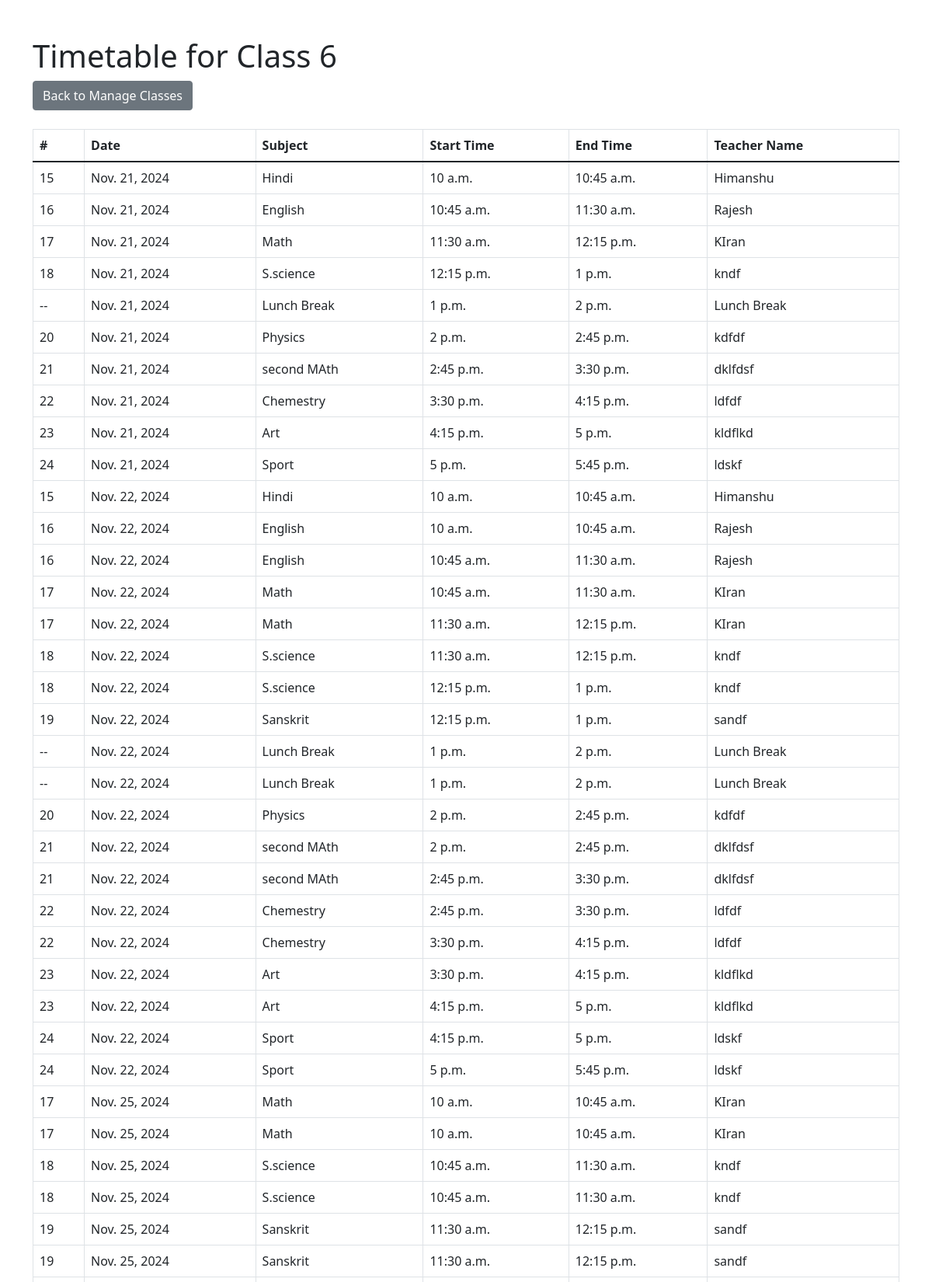
/class/5/view-timetable/ (upper part), run on the app's committed database.
### timetable/models.py (models this page shows, shortened)
class Class(models.Model):
    name = models.CharField(max_length=100)
    start_date = models.DateField()
    start_time = models.TimeField()
    end_time = models.TimeField()
    lunch_start = models.TimeField(null=True, blank=True)
    lunch_end = models.TimeField(null=True, blank=True)
    period_duration = models.IntegerField(
        help_text="Duration of each period in minutes",
        default=45
    )

class Timetable(models.Model):
    class_assigned = models.ForeignKey(Class, on_delete=models.CASCADE, related_name="timetables")
    subject = models.ForeignKey(Subject, on_delete=models.CASCADE, related_name="timetables", null=True, blank=True)
    date = models.DateField(help_text="Date of the timetable entry")
    start_time = models.TimeField(help_text="Start time of the period")
    end_time = models.TimeField(help_text="End time of the period")
    teacher_name = models.CharField(max_length=100, help_text="Teacher assigned for this period", null=True, blank=True)

class Subject(models.Model):
    name = models.CharField(max_length=100, help_text="Subject name")
    teacher_name = models.CharField(max_length=100, help_text="Teacher assigned to the subject")
    total_hours = models.PositiveIntegerField(help_text="Total hours for the subject per year")
    class_assigned = models.ForeignKey(Class, on_delete=models.CASCADE, related_name="subjects")

### timetable/views.py (the view)
# urls.py: path('class/<int:class_id>/view-timetable/', views.view_timetable, name='view_timetable'),
def view_timetable(request, class_id):
    school_class = get_object_or_404(Class, id=class_id)
    timetables = Timetable.objects.filter(class_assigned=school_class).order_by('date', 'start_time')
    return render(request, 'admin_dashboard/view_timetable.html', {
        'class': school_class,
        'timetables': timetables,
    })

### templates/admin_dashboard/view_timetable.html (shortened to what this page needs)
<!DOCTYPE html>
<html lang="en">
<head>
    <link href="https://cdn.jsdelivr.net/npm/bootstrap@5.1.3/dist/css/bootstrap.min.css" rel="stylesheet">
</head>
<body>
    <div class="container mt-5">
        <h1>Timetable for {{ class.name }}</h1>
        <a href="{% url 'manage_classes' %}" class="btn btn-secondary mb-4">Back to Manage Classes</a>
        <table class="table table-bordered">
            <thead>
                <tr>
                    <th>#</th>
                    <th>Date</th>
                    <th>Subject</th>
                    <th>Start Time</th>
                    <th>End Time</th>
                    <th>Teacher Name</th>
                </tr>
            </thead>
            <tbody>
                {% for timetable in timetables %}
                    <tr>
                        <td>
                            {% if timetable.subject %}
                                {{ timetable.subject.id }}
                            {% else %}
                                --
                            {% endif %}
                        </td>
                        <td>{{ timetable.date }}</td>
                        <td>
                            {% if timetable.subject %}
                                {{ timetable.subject.name }}
                            {% else %}
                                Lunch Break
                            {% endif %}
                        </td>
                        <td>{{ timetable.start_time }}</td>
                        <td>{{ timetable.end_time }}</td>
                        <td>
                            {% if timetable.teacher_name %}
                                {{ timetable.teacher_name }}
                            {% else %}
                                --
                            {% endif %}
                        </td>
                    </tr>
                {% empty %}
                    <tr>
                        <td colspan="6">No timetable available for this class.</td>
                    </tr>
                {% endfor %}
            </tbody>
        </table>
    </div>
</body>
</html>

### data on the page
Class: name "Class 6"
Timetable: subject.id "15", date "Nov. 21, 2024", subject.name "Hindi", start_time "10 a.m.", end_time "10:45 a.m.", teacher_name "Himanshu"
Timetable: subject.id "16", date "Nov. 21, 2024", subject.name "English", start_time "10:45 a.m.", end_time "11:30 a.m.", teacher_name "Rajesh"
Timetable: subject.id "17", date "Nov. 21, 2024", subject.name "Math", start_time "11:30 a.m.", end_time "12:15 p.m.", teacher_name "KIran"
Timetable: subject.id "18", date "Nov. 21, 2024", subject.name "S.science", start_time "12:15 p.m.", end_time "1 p.m.", teacher_name "kndf"
Timetable: date "Nov. 21, 2024", shows "Lunch Break", start_time "1 p.m.", end_time "2 p.m.", teacher_name "Lunch Break"
Timetable: subject.id "20", date "Nov. 21, 2024", subject.name "Physics", start_time "2 p.m.", end_time "2:45 p.m.", teacher_name "kdfdf"
Timetable: subject.id "21", date "Nov. 21, 2024", subject.name "second MAth", start_time "2:45 p.m.", end_time "3:30 p.m.", teacher_name "dklfdsf"
Timetable: subject.id "22", date "Nov. 21, 2024", subject.name "Chemestry", start_time "3:30 p.m.", end_time "4:15 p.m.", teacher_name "ldfdf"
Timetable: subject.id "23", date "Nov. 21, 2024", subject.name "Art", start_time "4:15 p.m.", end_time "5 p.m.", teacher_name "kldflkd"
Timetable: subject.id "24", date "Nov. 21, 2024", subject.name "Sport", start_time "5 p.m.", end_time "5:45 p.m.", teacher_name "ldskf"
Timetable: subject.id "15", date "Nov. 22, 2024", subject.name "Hindi", start_time "10 a.m.", end_time "10:45 a.m.", teacher_name "Himanshu"
Timetable: subject.id "16", date "Nov. 22, 2024", subject.name "English", start_time "10 a.m.", end_time "10:45 a.m.", teacher_name "Rajesh"
Timetable: subject.id "16", date "Nov. 22, 2024", subject.name "English", start_time "10:45 a.m.", end_time "11:30 a.m.", teacher_name "Rajesh"
Timetable: subject.id "17", date "Nov. 22, 2024", subject.name "Math", start_time "10:45 a.m.", end_time "11:30 a.m.", teacher_name "KIran"
Timetable: subject.id "17", date "Nov. 22, 2024", subject.name "Math", start_time "11:30 a.m.", end_time "12:15 p.m.", teacher_name "KIran"
Timetable: subject.id "18", date "Nov. 22, 2024", subject.name "S.science", start_time "11:30 a.m.", end_time "12:15 p.m.", teacher_name "kndf"
Timetable: subject.id "18", date "Nov. 22, 2024", subject.name "S.science", start_time "12:15 p.m.", end_time "1 p.m.", teacher_name "kndf"
Timetable: subject.id "19", date "Nov. 22, 2024", subject.name "Sanskrit", start_time "12:15 p.m.", end_time "1 p.m.", teacher_name "sandf"
Timetable: date "Nov. 22, 2024", shows "Lunch Break", start_time "1 p.m.", end_time "2 p.m.", teacher_name "Lunch Break"
Timetable: date "Nov. 22, 2024", shows "Lunch Break", start_time "1 p.m.", end_time "2 p.m.", teacher_name "Lunch Break"
Timetable: subject.id "20", date "Nov. 22, 2024", subject.name "Physics", start_time "2 p.m.", end_time "2:45 p.m.", teacher_name "kdfdf"
Timetable: subject.id "21", date "Nov. 22, 2024", subject.name "second MAth", start_time "2 p.m.", end_time "2:45 p.m.", teacher_name "dklfdsf"
Timetable: subject.id "21", date "Nov. 22, 2024", subject.name "second MAth", start_time "2:45 p.m.", end_time "3:30 p.m.", teacher_name "dklfdsf"
Timetable: subject.id "22", date "Nov. 22, 2024", subject.name "Chemestry", start_time "2:45 p.m.", end_time "3:30 p.m.", teacher_name "ldfdf"
Timetable: subject.id "22", date "Nov. 22, 2024", subject.name "Chemestry", start_time "3:30 p.m.", end_time "4:15 p.m.", teacher_name "ldfdf"
Timetable: subject.id "23", date "Nov. 22, 2024", subject.name "Art", start_time "3:30 p.m.", end_time "4:15 p.m.", teacher_name "kldflkd"
Timetable: subject.id "23", date "Nov. 22, 2024", subject.name "Art", start_time "4:15 p.m.", end_time "5 p.m.", teacher_name "kldflkd"
Timetable: subject.id "24", date "Nov. 22, 2024", subject.name "Sport", start_time "4:15 p.m.", end_time "5 p.m.", teacher_name "ldskf"
Timetable: subject.id "24", date "Nov. 22, 2024", subject.name "Sport", start_time "5 p.m.", end_time "5:45 p.m.", teacher_name "ldskf"
Timetable: subject.id "17", date "Nov. 25, 2024", subject.name "Math", start_time "10 a.m.", end_time "10:45 a.m.", teacher_name "KIran"
Timetable: subject.id "17", date "Nov. 25, 2024", subject.name "Math", start_time "10 a.m.", end_time "10:45 a.m.", teacher_name "KIran"
Timetable: subject.id "18", date "Nov. 25, 2024", subject.name "S.science", start_time "10:45 a.m.", end_time "11:30 a.m.", teacher_name "kndf"
Timetable: subject.id "18", date "Nov. 25, 2024", subject.name "S.science", start_time "10:45 a.m.", end_time "11:30 a.m.", teacher_name "kndf"
Timetable: subject.id "19", date "Nov. 25, 2024", subject.name "Sanskrit", start_time "11:30 a.m.", end_time "12:15 p.m.", teacher_name "sandf"
Timetable: subject.id "19", date "Nov. 25, 2024", subject.name "Sanskrit", start_time "11:30 a.m.", end_time "12:15 p.m.", teacher_name "sandf"
